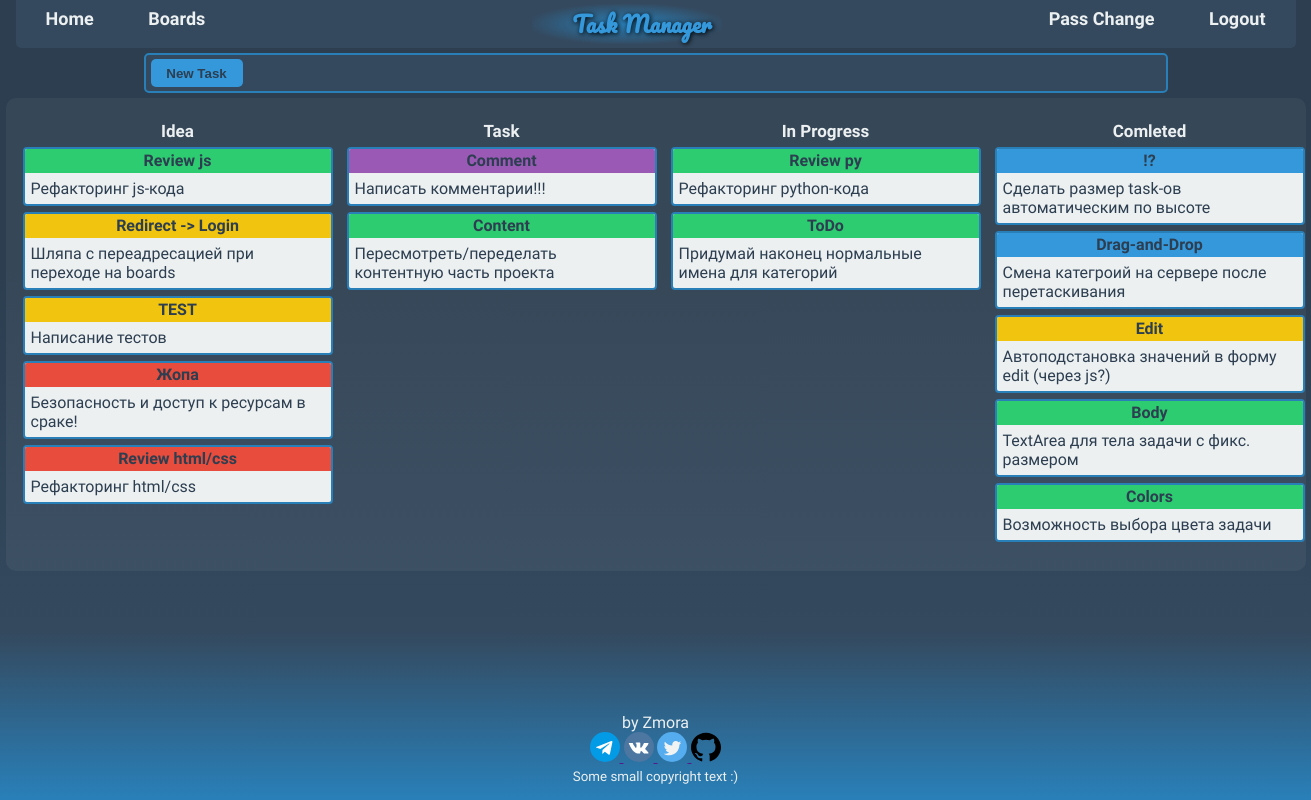
Before: /taskboard/4 (signed in) with the older database file.
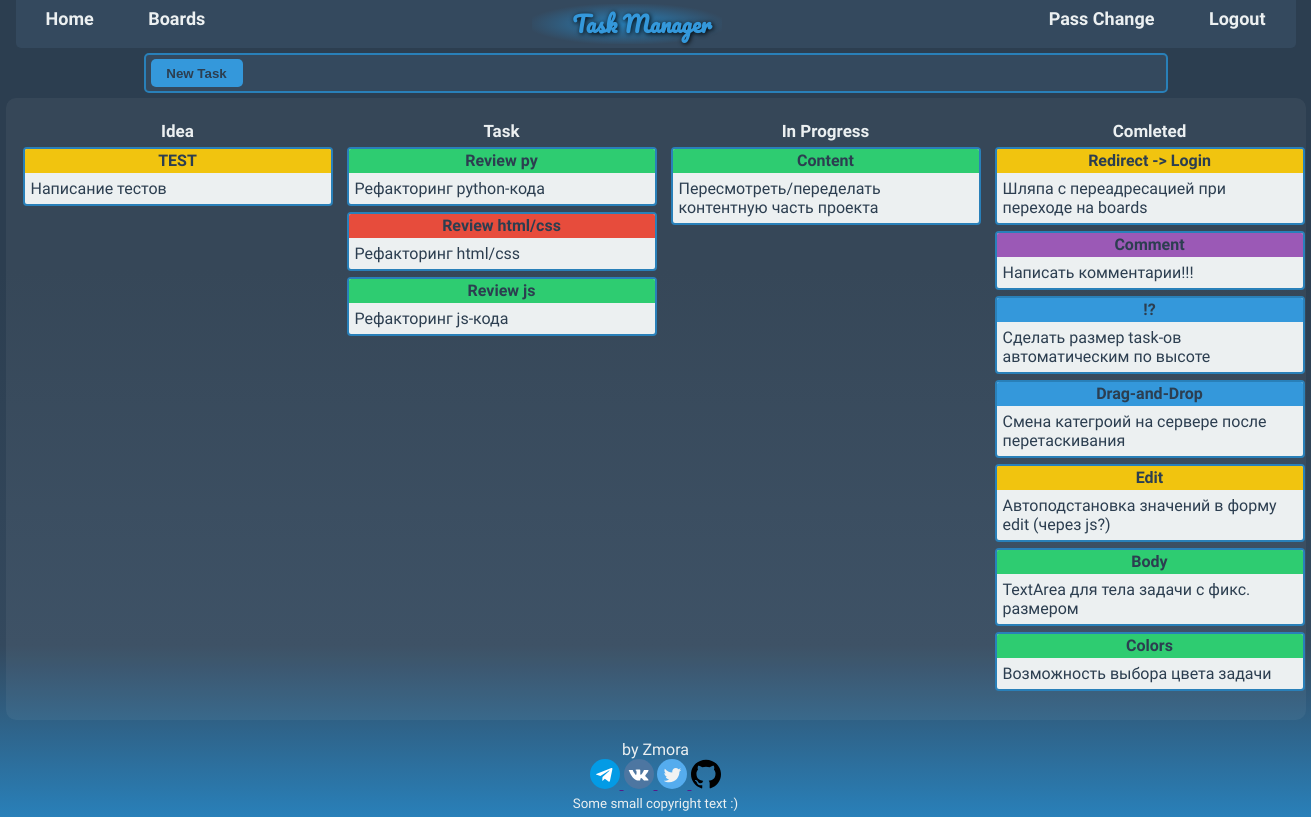
After: the same page with the newer database file.
### task_manager/models.py (models this page shows, shortened)
class Task(models.Model):
	STAGE_CHOICE = (
		(1, 'Idea'),
		(2, 'Task'),
		(3, 'In Progress'),
		(4, 'Comleted'))
	COLOR_CHOICE = (
		('bg1', 'Red'),
		('bg2', 'Green'),
		('bg3', 'Orange'),
		('bg4', 'Lilac'),
		('bg5', 'Blue'),)
	title = models.CharField(max_length=32)
	body = models.CharField(max_length=185)
	stage = models.IntegerField(choices=STAGE_CHOICE, default=1)
	bg = models.CharField(max_length=3, choices=COLOR_CHOICE, default='bg5')
	pub_date = models.DateTimeField(auto_now_add=True)
	last_change = models.DateTimeField(auto_now=True)
	board = models.ForeignKey(TaskBoard, on_delete=models.CASCADE,
		related_name='tasks')
	class Meta:
		ordering = ['-last_change']
		verbose_name = 'Task'
		verbose_name_plural = 'Tasks'

### task_manager/views.py (the view, shortened to what this page needs)
# urls.py: path('taskboard/<int:board_id>', TasksView.as_view(),
class TasksView(LoginRequiredMixin, View):
	login_url='login_url'
	def get(self, request, board_id):
		if TaskBoard.objects.get(id=board_id).user != request.user:
			return HttpResponseForbidden('<h1>403 Forbidden</h1>')
		tasks = Task.objects.filter(board=board_id)
		stages = Task.STAGE_CHOICE
		form = TaskForm()
		context = {
			'tasks': tasks,
			'stages': stages,
			'form': form,
		}
		return render(request, 'task_manager/taskboard.html', context=context)

### task_manager/templates/task_manager/taskboard.html (shortened to what this page needs)
{% extends "index.html" %}
{% block main %}
	{% include 'task_manager/includes/task_toolbar.html' %}
	<div class="tasks-container">
		<div class="tasks js-tasks" data-drop-url="{% url 'view_drop' %}">
		{% for stage in stages %}
			<div class="colmn js-col" data-column-id="{{stage.0}}">
				<div class="col-title"> <span> {{stage.1}} </span> </div>
				<div class="col-tasks js-inner">
					{% for task in tasks %}
						{% if  task.stage == stage.0%}
							<div class="card1 js-card"  draggable="true" data-task-id="{{task.id}}" data-task-stage="{{task.stage}}" data-task-title="{{task.title}}" data-task-body="{{task.body}}" data-task-color="{{task.bg}}">
								<div class="card1-title {{task.bg}}"> <span> {{task.title}} </span> </div>
								<div class="card1-body"> <span> {{task.body}} </span> </div>
							</div>
						{% endif %}
					{% endfor %}
				</div>
			</div>
		{% endfor %}
		</div>
	</div>
{% endblock main %}

### templates/index.html (shortened to what this page needs)
{% load static %}
<!DOCTYPE html>
<html>
<head>
	<link rel="stylesheet" href="{% static '/css/style.css' %}">
</head>
<body>
	<header>
		<div class="container">
			<div class="nav-wrap">
				<ul class="nav-menu-left">
					<li><a href=" {% url 'view_main' %}"> Home </a></li>
					<li><a href=" {% url 'view_boards' %}"> Boards </a></li>
				</ul>
				<div class="header-logo">
					Task Manager
				</div>
				<ul class="nav-menu-right">
					{% if  user.is_authenticated %}
					    <li><a href="{% url 'password_change' %}"> Pass Change </a></li>
						<li><a href="{% url 'logout_url'%}"> Logout </a></li>
					{% else %}
						<li><a href="{% url 'reg_user_url' %}"> SignUp </a></li>
						<li><a href="{% url 'login_url'%}"> Login </a></li>
					{% endif %}
				</ul>
			</div>
		</div>
	</header>
	<main>
		{% block main %}
		{% endblock main %}
	</main>
	<footer>
		<div class="container">
			<div class="footer-wrap">
				<p>by Zmora</p>
				<div class="footer-social">
					<div class="socials">
						<a href=""> <img src="{% static '/img/tg.svg' %}" height="30" onclick="nonsoc()"> </a>
						<a href=""> <img src="{% static '/img/vk.svg' %}" height="30" onclick="nonsoc()"> </a>
						<a href=""> <img src="{% static '/img/tw.svg' %}" height="30" onclick="nonsoc()"> </a>
						<a href=""> <img src="{% static '/img/gh.svg' %}" height="30" onclick="nonsoc()"> </a>
					</div>
				</div>
					<small>
						Some small copyright text :)
					</small>
			</div>
		</div>
	</footer>
</body>
</html>

### task_manager/templates/task_manager/includes/task_toolbar.html (shortened to what this page needs)
<div class="container">
	<div class="task-toolbar ">
		<button onclick="form_manage('form-wrap-n')" class="tb-btn js-tb-btn ">
			New Task
		</button>
	</div>
</div>

### task_manager/templates/task_manager/includes/form_t.html (shortened to what this page needs)
{% load widget_tweaks %}

### static/css/style.css (style rules this page uses)
*, *::before, *::after { box-sizing: border-box; margin: 0; padding: 0; }
body { font-family: 'Ubuntu', sans-serif; height: 100vh; font-size: 16px; font-weight: 400; line-height: normal; color: #ecf0f1; background: rgb(44,62,80); background: linear-gradient(180deg, rgba(44,62,80,1) 33%, rgba(52,73,94,1) 79%, rgba(41,128,185,1) 100%); background-attachment: fixed; }
header { margin-bottom: 5px; }
main { min-height: 80vh; }
footer { margin-top: 15px; }
.socials { display: inline-block; }
.nav-wrap { font-weight: bold; font-size: 18px; height: 48px; padding: 0 5px; width: 100%; background-color: #34495e; display: flex; justify-content: space-between; border-bottom-left-radius: 5px; border-bottom-right-radius: 5px; }
.nav-wrap a { text-decoration: none; color: #ecf0f1; transition-duration: 0.35s; }
.nav-menu-left li { text-decoration: none; list-style: none; display: inline-block; margin: 8px 25px; }
.nav-menu-right li { list-style: none; display: inline-block; margin: 8px 25px; }
.header-logo { display: inline-block; font-family: 'Pacifico', cursive; color: #3498db; font-size: 22px; border-radius: 6px; background: rgb(41,128,185); background: radial-gradient( rgba(41,128,185,1) 0%, rgba(52,73,94,1) 75%); margin: 4px 0px; padding: 0 10px; padding-left: 40px; text-shadow: 1px 1px 5px black; }
.container { max-width: 1280px; margin: 0 auto; }
.tasks-container { width: 1300px; margin: 0 auto; background-color: rgba(255,255,255,0.05); border-radius: 10px; padding: 8px 0; }
.task-toolbar { margin: 5px auto; width: 80%; height: 40px; background-color:#34495e; border: 2px solid #2980b9; border-radius: 5px; }
.tb-btn, .btn { color: #2c3e50; font-weight: bold; border: none; border-radius: 5px; background-color: #3498db; height: 28px; width: 92px; margin: 4px 5px; transition-duration: 0.2s; }
.tasks { display: flex; justify-content: space-around; width: auto; margin: 10px 0; padding: 0 10px; }
.colmn { width: auto; height: 100%; border-radius: 2px; margin: 5px 5px; }
.col-title { text-align: center; font-size: 17px; font-weight: 600; width: 310px; margin: 0 2px; }
.card1 { position: relative; color: #2c3e50; background-color: #ecf0f1 ; margin: 6px 2px; height: auto; width: 310px; border-radius: 4px; border: 2px solid #2980b9; cursor: grab; }
.card1-title { height: 24px; text-align: center; font-weight: bold; line-height: 24px; border-top-left-radius: 2px; border-top-right-radius: 2px; }
.bg1 { background-color: #e74c3c; }
.bg2 { background-color: #2ecc71; }
.bg3 { background-color: #f1c40f; }
.bg4 { background-color: #9b59b6; }
.bg5 { background-color: #3498db }
.card1-body { padding: 6px; }
.footer-wrap { width: 100%; padding: 5px 5px; text-align: center; }

Changed rows visible on the page:
removed Task: title "Жопа", body "Безопасность и доступ к ресурсам в сраке!", bg "bg1" (drawn), shown under "Idea"
removed Task: title "ToDo", body "Придумай наконец нормальные имена для категорий", shown under "In Progress"
changed Task "Review py": moves from the list under "In Progress" to the list under "Task"
changed Task "Review html/css": moves from the list under "Idea" to the list under "Task"
changed Task "Review js": moves from the list under "Idea" to the list under "Task"
changed Task "Content": moves from the list under "Task" to the list under "In Progress"
changed Task "Redirect -> Login": moves from the list under "Idea" to the list under "Comleted"
changed Task "Comment": moves from the list under "Task" to the list under "Comleted"
